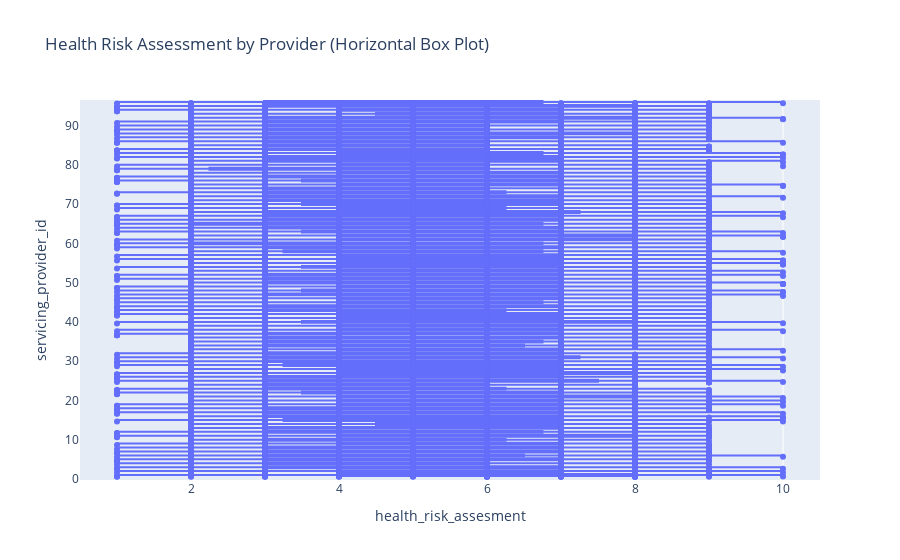

The cell this chart's notebook holds for it:
### Code cell
px.box(
    data,
    x="health_risk_assesment",
    y="servicing_provider_id",
    orientation="h",
    points="all",
    title="Health Risk Assessment by Provider (Horizontal Box Plot)"
)

### Figure 1 — Plotly figure (JSON) as saved in the notebook; plotly's stock layout.template omitted (floating-point values rounded to 4 significant figures; data arrays with more than 128 entries replaced by an {"elided": "..."} marker saying what was removed)
{"data": [{"alignmentgroup": "True", "boxpoints": "all", "hovertemplate": "health_risk_assesment=%{x}<br>servicing_provider_id=%{y}<extra></extra>", "legendgroup": "", "marker": {"color": "#636efa"}, "name": "", "notched": false, "offsetgroup": "", "orientation": "h", "showlegend": false, "type": "box", "x": {"elided": "4247 int values"}, "x0": " ", "xaxis": "x", "y": {"elided": "4247 int values"}, "y0": " ", "yaxis": "y"}], "layout": {"boxmode": "group", "legend": {"tracegroupgap": 0}, "title": {"text": "Health Risk Assessment by Provider (Horizontal Box Plot)"}, "xaxis": {"anchor": "y", "domain": [0, 1], "title": {"text": "health_risk_assesment"}}, "yaxis": {"anchor": "x", "domain": [0, 1], "title": {"text": "servicing_provider_id"}}}}
